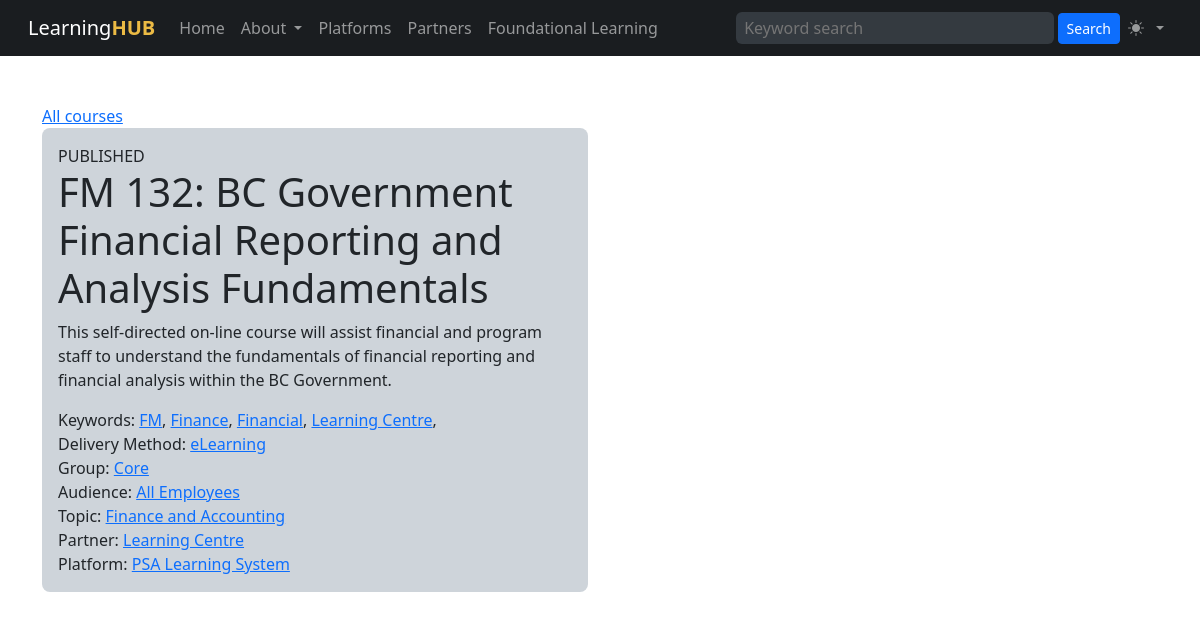
The page /course.php?cid=53 on the database its author committed.
### tables this page shows
CREATE TABLE "courses" (
    "id" INTEGER PRIMARY KEY AUTOINCREMENT NOT NULL,
    "status" VARCHAR NOT NULL,
    "sortorder" INTEGER,
    "name" VARCHAR NOT NULL,
    "slug" VARCHAR,
    "description" VARCHAR NOT NULL,
    "created" DATETIME NOT NULL,
    "modified" DATETIME,
    "expiry_date" DATETIME,
    "user_idir" VARCHAR,
    "course_id" INTEGER,
    "weight" INTEGER,
    "url" VARCHAR,
    "search" TEXT,
    "keywords" VARCHAR,
    "refresh_cycle" TEXT,
    "partner_id" INTEGER,
    "platform_id" INTEGER,
    "dmethod_id" INTEGER,
    "group_id" INTEGER,
    "audience_id" INTEGER,
    "topic_id" INTEGER,
    FOREIGN KEY(partner_id) REFERENCES learning_partners(id),
    FOREIGN KEY(platform_id) REFERENCES learning_platforms(id),
    FOREIGN KEY(dmethod_id) REFERENCES delivery_methods(id),
    FOREIGN KEY(group_id) REFERENCES groups(id),
    FOREIGN KEY(audience_id) REFERENCES audiences(id),
    FOREIGN KEY(topic_id) REFERENCES topics(id)
);

CREATE TABLE "delivery_methods" (
    "id" INTEGER PRIMARY KEY AUTOINCREMENT NOT NULL,
    "created" DATETIME,
    "modified" DATETIME,
    "sortorder" INTEGER,
    "name" VARCHAR,
    "slug" VARCHAR,
    "description" VARCHAR,
    "icon" VARCHAR,
    "color" VARCHAR
);

CREATE TABLE "groups" (
    "id" INTEGER PRIMARY KEY AUTOINCREMENT NOT NULL,
    "created" DATETIME,
    "modified" DATETIME,
    "sortorder" INTEGER,
    "name" VARCHAR,
    "slug" VARCHAR,
    "description" VARCHAR,
    "icon" VARCHAR,
    "color" VARCHAR
);

CREATE TABLE "audiences" (
    "id" INTEGER PRIMARY KEY AUTOINCREMENT NOT NULL,
    "created" DATETIME,
    "modified" DATETIME,
    "sortorder" INTEGER,
    "name" VARCHAR,
    "slug" VARCHAR,
    "description" VARCHAR,
    "icon" VARCHAR,
    "color" VARCHAR
);

CREATE TABLE "topics" (
    "id" INTEGER PRIMARY KEY AUTOINCREMENT NOT NULL,
    "created" DATETIME,
    "modified" DATETIME,
    "sortorder" INTEGER,
    "name" VARCHAR,
    "slug" VARCHAR,
    "description" VARCHAR,
    "icon" VARCHAR,
    "color" VARCHAR
);

CREATE TABLE "learning_partners" (
    "id" INTEGER PRIMARY KEY AUTOINCREMENT NOT NULL,
    "created" DATETIME,
    "modified" DATETIME,
    "sortorder" INTEGER,
    "name" VARCHAR,
    "slug" VARCHAR,
    "description" VARCHAR,
    "icon" VARCHAR,
    "logo" VARCHAR,
    "color" VARCHAR,
    "url" VARCHAR,
    "admin_name" VARCHAR,
    "admin_email" VARCHAR
);

CREATE TABLE "learning_platforms" (
    "id" INTEGER PRIMARY KEY AUTOINCREMENT NOT NULL,
    "created" DATETIME,
    "modified" DATETIME,
    "sortorder" INTEGER,
    "name" VARCHAR,
    "slug" VARCHAR,
    "description" VARCHAR,
    "logo" VARCHAR,
    "icon" VARCHAR,
    "color" VARCHAR,
    "url" VARCHAR
);

### course.php (the view)
<?php
$db = new SQLite3('courses.sqlite', SQLITE3_OPEN_CREATE | SQLITE3_OPEN_READWRITE);
$db->enableExceptions(true);
?>
<?php require('template/header.php') ?>
<div class="container">
<div class="row">
<div class="col-md-6">
<div><a href="courses.php">All courses</a></div>
<?php
$cid = $_GET['cid'] ?? 0;
$sql = 'SELECT
            c.id AS cid,
            c.name AS cname,
            c.status AS cstatus,
            c.description AS cdesc,
            c.keywords AS ckeys,
            dm.id AS dmid,
            dm.name AS dmname,
            g.name AS groupname,
            g.id AS groupid,
            a.name AS audiencename,
            a.id AS audienceid,
            top.name AS topicname,
            top.id AS topicid,
            pa.name AS partnername,
            pa.id AS partnerid,
            plat.name AS platformname,
            plat.id AS platformid
        FROM
            courses c
        JOIN delivery_methods dm ON dm.id = c.dmethod_id
        JOIN groups g ON g.id = c.group_id
        JOIN audiences a ON a.id = c.audience_id
        JOIN topics top ON top.id = c.topic_id
        JOIN learning_partners pa ON pa.id = c.partner_id
        JOIN learning_platforms plat ON plat.id = c.platform_id
        WHERE c.id = ' . $cid . ';';
$statement = $db->prepare($sql);
$result = $statement->execute();
?>
<?php while ($row = $result->fetchArray()): ?>
    <div class="p-3 mb-2 bg-dark-subtle rounded-3">
        <div><?= strtoupper($row['cstatus']) ?></div>
        <h1><?= $row['cname'] ?></h1>
        <div class="mb-3"><?= $row['cdesc'] ?></div>
        <?php if(!empty($row['ckeys'])): ?>
        <?php $keys = explode(',',$row['ckeys']) ?>
        <div>
        Keywords:
        <?php foreach($keys as $k): ?>
        <a href="keyword.php?keyword=<?= $k ?>"><?= $k ?></a>,
        <?php endforeach ?>
        </div>
        <?php endif ?>
        <div>Delivery Method: <a href="filter.php?dmethod=<?= $row['dmid'] ?>"><?= $row['dmname'] ?></a></div>
        <div>Group: <a href="filter.php?group=<?= $row['groupid'] ?>"><?= $row['groupname'] ?></a></div>
        <div>Audience: <a href="filter.php?audience=<?= $row['audienceid'] ?>"><?= $row['audiencename'] ?></a></div>
        <div>Topic: <a href="filter.php?topic[]=<?= $row['topicid'] ?>"><?= $row['topicname'] ?></a></div>
        <div>Partner: <a href="filter.php?partner=<?= $row['partnerid'] ?>"><?= $row['partnername'] ?></a></div>
        <div>Platform: <a href="filter.php?platform=<?= $row['platformid'] ?>"><?= $row['platformname'] ?></a></div>
    </div>
<?php endwhile ?>
</div>
</div>
</div>
</body>
</html>

### rows shown on the page
courses: status "PUBLISHED", name "FM 132: BC Government Financial Reporting and Analysis Fundamentals", description "This self-directed on-line course will assist financial and program staff to understand the fundamentals of financial reporting and financial analysis within the BC Government.", keywords "FM", keywords "Finance", keywords "Financial", keywords "Learning Centre", dmethod.name "eLearning", group.name "Core", audience.name "All Employees", topic.name "Finance and Accounting", partner.name "Learning Centre", platform.name "PSA Learning System"
